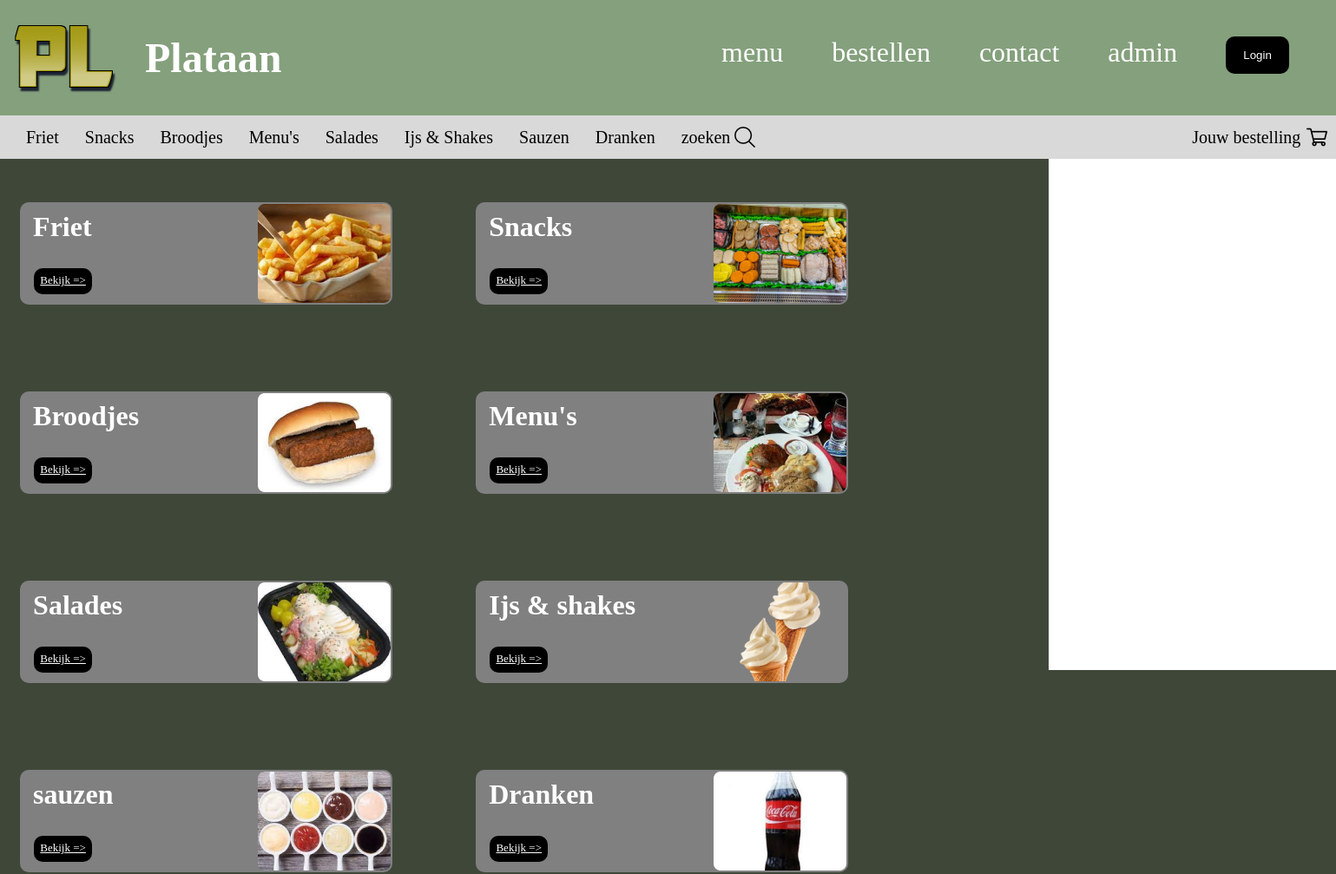
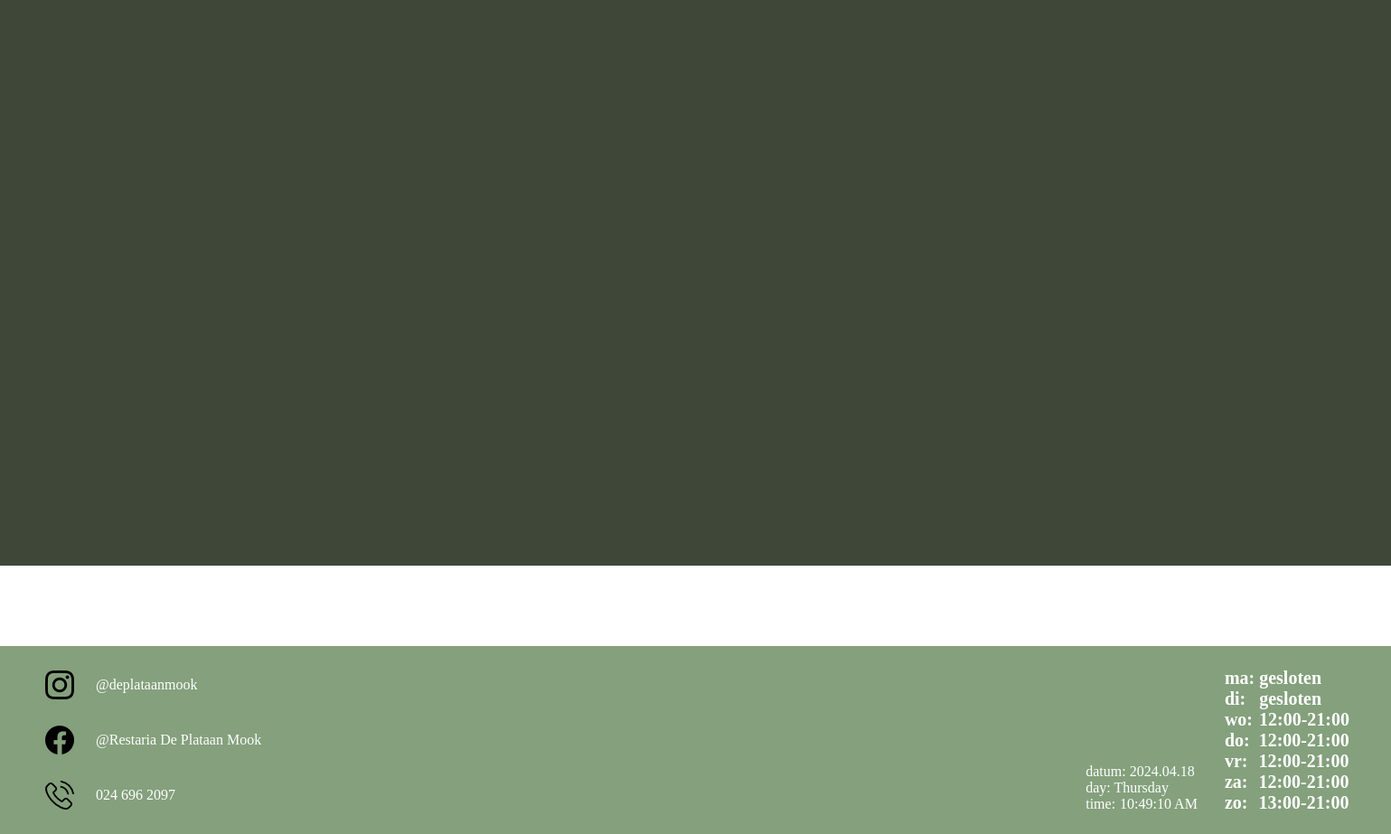
/bestellen.php, run on the app's committed database (2 pictures, top to bottom).
### tables this page shows
CREATE TABLE IF NOT EXISTS `mainproduct` (
  `product` varchar(255) NOT NULL,
  `id` int NOT NULL,
  `img` varchar(255) DEFAULT NULL
);

### bestellen.php (the view, shortened to what this page needs)
<!DOCTYPE html>
<html lang="en">
<head>
    <link rel="stylesheet" href="assets/css/style.css" type="text/css"/>
<body>
<?php
include('header.php')
?>
<main class="menupagina">
    <?php
    include('Connection.php');
    $sql = "SELECT * FROM mainproduct";
    $stmt = $conn->prepare($sql);
    $stmt->execute();
    $result = $stmt->fetchAll();
    ?>
    <section class="balkmenu" id="balkmenu">
        <a href="menufriet.php">Friet</a>
        <a href="menusnacks.php">Snacks</a>
        <a href="menubroodjes.php">Broodjes</a>
        <a href="menumenu's.php">Menu's</a>
        <a href="menusalades.php">Salades</a>
        <a href="menuijs.php">Ijs & Shakes</a>
        <a href="menusauzen.php">Sauzen</a>
        <a href="menudranken.php">Dranken</a>
        <a href="zoeken.php">zoeken</a>
        <img alt="zoeken" id="zoekbalkmenu" src="assets/img/zoek.png">
        <a id="knopbestellen"> Jouw bestelling</a>
        <img alt="winkelmandje" id="winkelmandjebankmenu" src="assets/img/cart%201.png">
    </section>
    <div class="menu">
        <section class="frietformulier">
            <?php
            foreach ($result as $key => $value) {
                echo '<div class="frietgerechten frietkeuzes' . $key . '">';
                foreach ($value as $key1 => $value2) {
                    if ($key1 == 'product') {
                        echo '<h2>' . $value2 . '</h2>';
                        echo '<div class="bekijken bekijk' . $key . '">';
                        echo '<a href="menu' . $value2 . '.php" id="bekijkknop">Bekijk =></a>';
                        echo '</div>';
                    } elseif ($key1 == 'img') {
                        echo '<img class="menuimg" src="' . $value2 . '"/>';
                    }
                }
                echo '</div>';
            }
            ?>
        </section>
        <section class="winkelmandje" id="winkelmandje">
            <div class="bestellingsmandje"></div>
        </section>
    </div>
</main>
<?php
include('footer.php')
?>
</body>
</html>

### header.php
<header>
    <div class="logoplataantekst">
        <a href="index.php"><img src="assets/img/coollogo_com-15727867.png" alt="logoplataan" id="logoplataan"></a>
        <h1><a href="index.php">Plataan</a></h1>
    </div>
    <nav>
        <a href="menualgemeen.php">menu</a>
        <a href="bestellen.php">bestellen</a>
        <a href="contact.php">contact</a>
        <a href="admin.php">admin</a>
        <button class="afwe" onclick="document.getElementById('id01').style.display='block'" style="width:auto;">Login
        </button>
    </nav>
</header>

### footer.php (shortened to what this page needs)
<body>
<footer>
    <div class="mediafooter">
        <div class="mediatekst">
            <img src="assets/img/instagram(1).png" alt="insta" class="media">
            <a target="_blank" href="https://www.instagram.com/deplataanmook/">@deplataanmook</a>
        </div>
        <div class="mediatekst">
            <img src="assets/img/facebook.png" alt="facebook" class="media">
            <a target="_blank" href="https://www.facebook.com/restariadeplataan.mook/?locale=nl_NL">@Restaria De Plataan
                Mook</a>
        </div>
        <div class="mediatekst">
            <img src="assets/img/phone-call.png" alt="telefoon" class="media">
            <a>024 696 2097</a>
        </div>
    </div>
    <div class="livedatum">
        <?php
        echo "datum: " . date("Y.m.d") . "<br>";
        echo "day: " . date("l");
        ?>
        <div id="liveclock">
            <a>time: </a>
            <div id="demo"></div>
        </div>
    </div>
    <div class="openingstijden">
        <h3>ma: gesloten</h3>
        <h3>di: <span id="di"> gesloten</span></h3>
        <h3>wo: <span id="wo">12:00-21:00</span></h3>
        <h3>do: <span id="do">12:00-21:00</span></h3>
        <h3>vr: <span id="we">12:00-21:00</span></h3>
        <h3>za: <span id="we">12:00-21:00</span></h3>
        <h3>zo: <span id="we">13:00-21:00</span></h3>
    </div>
</footer>
</body>

### assets/css/style.css (style rules this page uses)
* { margin: 0px; padding: 0px; }
h1 { color: white; font-size: 48px; }
h2 { color: white; font-size: 32px; }
h3 { color: white; font-size: 20px; }
header { display: flex; align-items: center; height: 133px; width: 100vw; background-color: #84A07C; }
.logoplataantekst { display: flex; align-items: center; gap: 20px; width: 54%; }
header nav { display: flex; gap: 56px; position: relative; top: 5px; }
header button { padding: 14px 20px; margin: 8px 0; border: none; cursor: pointer; border-radius: 10px; position: relative; top: -8px; background-color: black; color: white; }
header a { color: white; text-decoration: none; }
nav a { color: white; font-size: 32px; text-decoration: none; }
main { background-color: #3F4739; }
button { background-color: #04AA6D; color: white; padding: 14px 20px; margin: 8px 0; border: none; cursor: pointer; width: 100%; }
.menupagina { height: 1500px; }
.balkmenu { display: flex; align-items: center; background-color: #D9D9D9; height: 50px; width: 100%; }
.balkmenu a { margin-left: 30px; font-size: 20px; text-decoration: none; color: black; }
#winkelmandjebankmenu { position: relative; left: 485px; }
#zoekbalkmenu { position: relative; left: 5px; }
#knopbestellen { position: relative; left: 478px; }
.menuimg { position: relative; left: 273.5px; top: -65.5px; }
.bekijken { width: 67px; height: 30px; background-color: black; position: relative; left: 16px; top: 39px; border-radius: 10px; }
.bekijken a { color: white; font-size: 13px; display: flex; align-items: center; justify-content: center; position: relative; top: 6px; }
.frietformulier { display: flex; flex-wrap: wrap; justify-content: space-around; gap: 50px; width: 65%; float: left; }
.frietgerechten { margin-top: 50px; background-color: gray; height: 118px; width: 429px; border-radius: 10px; }
.frietgerechten h2, h4 { top: 10px; color: white; position: relative; left: 15px; }
.winkelmandje { float: left; width: 35%; height: 100vw; display: flex; justify-content: end; transition: top 0.3s; }
.bestellingsmandje { width: 331px; height: 589px; background-color: white; }
footer { display: flex; align-items: center; width: 100vw; height: 208px; background-color: #84A07C; color: white; }
.mediafooter { display: flex; gap: 29px; flex-direction: column; position: relative; width: 80%; left: 50px; }
.media { display: flex; width: 32px; }
.mediatekst { display: flex; align-items: center; gap: 24px; }
.mediatekst a { color: white; text-decoration: none; }
.livedatum { display: flex; flex-direction: column; position: relative; right: 30px; align-self: end; bottom: 24px; }
#liveclock { display: flex; gap: 5px; }
#di { position: relative; left: 10px; }
#wo { position: relative; left: 2px; }
#do { position: relative; left: 5px; }
#we { position: relative; left: 7px; }

### data on the page
mainproduct: product "Friet"
mainproduct: product "Snacks"
mainproduct: product "Broodjes"
mainproduct: product "Menu's"
mainproduct: product "Salades"
mainproduct: product "Ijs & shakes"
mainproduct: product "sauzen"
mainproduct: product "Dranken"
